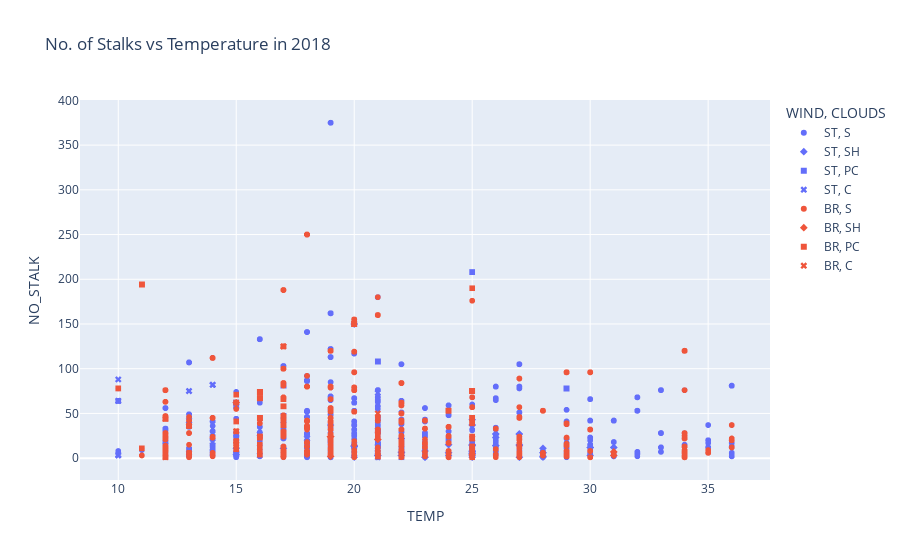

Here is the notebook cell this chart was saved with:
### Markdown cell above
Preliminary Visualization

### Code cell
dff18 = dff[dff['YEAR'] == 2018]
px.scatter(dff18, x='TEMP', y='NO_STALK', symbol='CLOUDS', color='WIND', title='No. of Stalks vs Temperature in 2018')

### Figure 1 — Plotly figure (JSON) as saved in the notebook; plotly's stock layout.template omitted (floating-point values rounded to 4 significant figures; data arrays with more than 128 entries replaced by an {"elided": "..."} marker saying what was removed)
{"data": [{"hovertemplate": "WIND=ST<br>CLOUDS=S<br>TEMP=%{x}<br>NO_STALK=%{y}<extra></extra>", "legendgroup": "ST, S", "marker": {"color": "#636efa", "symbol": "circle"}, "mode": "markers", "name": "ST, S", "showlegend": true, "type": "scattergl", "x": {"elided": "5630 int values"}, "xaxis": "x", "y": {"elided": "5630 int values"}, "yaxis": "y"}, {"hovertemplate": "WIND=ST<br>CLOUDS=SH<br>TEMP=%{x}<br>NO_STALK=%{y}<extra></extra>", "legendgroup": "ST, SH", "marker": {"color": "#636efa", "symbol": "diamond"}, "mode": "markers", "name": "ST, SH", "showlegend": true, "type": "scattergl", "x": {"elided": "226 int values"}, "xaxis": "x", "y": {"elided": "226 int values"}, "yaxis": "y"}, {"hovertemplate": "WIND=ST<br>CLOUDS=PC<br>TEMP=%{x}<br>NO_STALK=%{y}<extra></extra>", "legendgroup": "ST, PC", "marker": {"color": "#636efa", "symbol": "square"}, "mode": "markers", "name": "ST, PC", "showlegend": true, "type": "scattergl", "x": {"elided": "173 int values"}, "xaxis": "x", "y": {"elided": "173 int values"}, "yaxis": "y"}, {"hovertemplate": "WIND=ST<br>CLOUDS=C<br>TEMP=%{x}<br>NO_STALK=%{y}<extra></extra>", "legendgroup": "ST, C", "marker": {"color": "#636efa", "symbol": "x"}, "mode": "markers", "name": "ST, C", "showlegend": true, "type": "scattergl", "x": {"elided": "130 int values"}, "xaxis": "x", "y": {"elided": "130 int values"}, "yaxis": "y"}, {"hovertemplate": "WIND=BR<br>CLOUDS=S<br>TEMP=%{x}<br>NO_STALK=%{y}<extra></extra>", "legendgroup": "BR, S", "marker": {"color": "#EF553B", "symbol": "circle"}, "mode": "markers", "name": "BR, S", "showlegend": true, "type": "scattergl", "x": {"elided": "3837 int values"}, "xaxis": "x", "y": {"elided": "3837 int values"}, "yaxis": "y"}, {"hovertemplate": "WIND=BR<br>CLOUDS=SH<br>TEMP=%{x}<br>NO_STALK=%{y}<extra></extra>", "legendgroup": "BR, SH", "marker": {"color": "#EF553B", "symbol": "diamond"}, "mode": "markers", "name": "BR, SH", "showlegend": true, "type": "scattergl", "x": [19, 19, 19, 19, 19, 19, 19, 19, 19, 19, 19, 19, 19, 19, 19, 19, 19, 19, 19, 19, 19, 19, 19, 19, 19, 19, 19, 19, 19, 19, 19, 19, 19, 19, 19, 19, 19, 19, 19, 19, 19, 19, 19, 19, 19, 19, 19, 19, 19, 19, 19, 19, 19, 19, 19, 19, 19, 19, 19, 19, 19, 19, 19, 19, 19, 19, 19, 19, 19, 19, 19, 19, 19, 19, 19, 19, 19, 19, 19, 19, 19, 19, 15, 15, 15, 15, 31, 31, 31, 31, 31, 31, 25, 21, 21, 21, 21, 21, 21, 21, 21, 21, 21], "xaxis": "x", "y": [24, 24, 24, 24, 24, 24, 24, 24, 24, 24, 24, 24, 24, 24, 24, 24, 24, 24, 24, 24, 24, 24, 24, 24, 24, 24, 24, 24, 24, 24, 24, 24, 24, 24, 24, 24, 24, 24, 24, 24, 24, 24, 24, 24, 24, 24, 24, 24, 24, 24, 24, 24, 24, 24, 24, 24, 24, 24, 24, 24, 24, 24, 24, 24, 24, 24, 24, 24, 24, 24, 24, 24, 24, 24, 24, 24, 24, 24, 24, 2, 2, 2, 62, 62, 62, 62, 3, 3, 7, 7, 7, 7, 4, 21, 21, 21, 21, 21, 21, 21, 21, 21, 21], "yaxis": "y"}, {"hovertemplate": "WIND=BR<br>CLOUDS=PC<br>TEMP=%{x}<br>NO_STALK=%{y}<extra></extra>", "legendgroup": "BR, PC", "marker": {"color": "#EF553B", "symbol": "square"}, "mode": "markers", "name": "BR, PC", "showlegend": true, "type": "scattergl", "x": {"elided": "169 int values"}, "xaxis": "x", "y": {"elided": "169 int values"}, "yaxis": "y"}, {"hovertemplate": "WIND=BR<br>CLOUDS=C<br>TEMP=%{x}<br>NO_STALK=%{y}<extra></extra>", "legendgroup": "BR, C", "marker": {"color": "#EF553B", "symbol": "x"}, "mode": "markers", "name": "BR, C", "showlegend": true, "type": "scattergl", "x": [17, 25, 25, 21, 21, 21, 15, 15, 15, 15, 15, 15, 13, 13, 13, 12, 12, 12, 12, 12, 17, 17, 17, 17, 17, 17, 17, 17, 17, 17, 17, 17, 17, 17, 17, 17, 17, 17, 17, 17, 17, 17, 17, 17, 17, 17, 17, 17, 17, 17, 17, 17, 17, 17, 17, 17, 17, 17, 17, 17, 17, 17, 17, 17, 17, 17, 17, 17, 17, 17, 17, 17, 17, 17, 17, 17, 17, 17, 17, 17, 17, 17, 17, 17, 17, 17, 17, 17, 17, 17, 17, 17, 17, 17, 17, 17, 17, 17, 17, 17, 17], "xaxis": "x", "y": [4, 22, 22, 31, 31, 50, 30, 10, 30, 30, 16, 19, 6, 36, 36, 44, 44, 44, 44, 1, 125, 125, 125, 125, 125, 125, 125, 125, 125, 125, 125, 125, 125, 125, 125, 125, 125, 125, 125, 125, 125, 125, 125, 125, 125, 125, 125, 125, 125, 125, 125, 125, 125, 125, 125, 125, 125, 125, 125, 125, 125, 125, 125, 125, 125, 125, 125, 125, 125, 125, 125, 125, 125, 125, 125, 125, 125, 125, 125, 125, 125, 125, 125, 125, 125, 125, 125, 125, 125, 125, 125, 125, 125, 125, 125, 125, 125, 125, 125, 125, 125], "yaxis": "y"}], "layout": {"legend": {"title": {"text": "WIND, CLOUDS"}, "tracegroupgap": 0}, "title": {"text": "No. of Stalks vs Temperature in 2018"}, "xaxis": {"anchor": "y", "domain": [0, 1], "title": {"text": "TEMP"}}, "yaxis": {"anchor": "x", "domain": [0, 1], "title": {"text": "NO_STALK"}}}}
